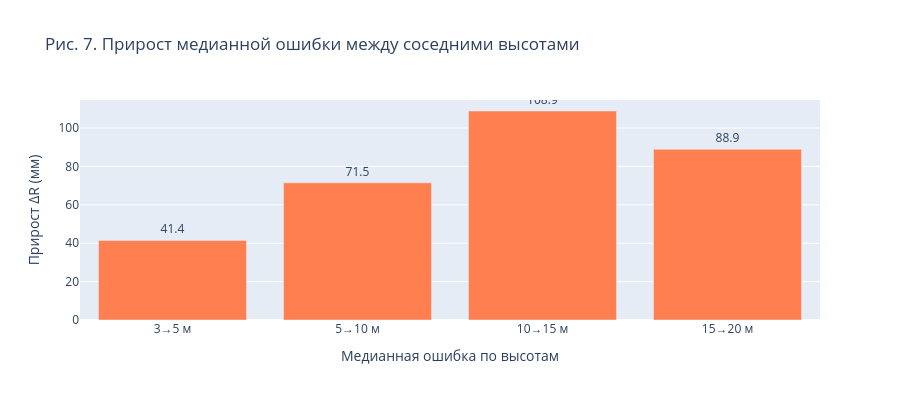

Notebook code for this chart:
### Code cell
heights = sorted(df["H"].unique())
median_by_h = df.groupby("H")["R"].median()

deltas = []
for i in range(1, len(heights)):
    h_prev, h_curr = heights[i - 1], heights[i]
    delta = median_by_h[h_curr] - median_by_h[h_prev]
    deltas.append({"Медианная ошибка по высотам": f"{int(h_prev)}→{int(h_curr)} м", "ΔR": delta})

delta_df = pd.DataFrame(deltas)

fig = px.bar(
    delta_df, x="Медианная ошибка по высотам", y="ΔR", text="ΔR",
    title="Рис. 7. Прирост медианной ошибки между соседними высотами",
    labels={"ΔR": "ΔR (мм)"},
    color_discrete_sequence=["coral"],
)
fig.update_traces(texttemplate="%{text:.1f}", textposition="outside")
fig.update_layout(height=400, yaxis_title="Прирост ΔR (мм)")
fig.show()

### Figure 1 — Plotly figure (JSON) as saved in the notebook; plotly's stock layout.template omitted (floating-point values rounded to 4 significant figures)
{"data": [{"hovertemplate": "Медианная ошибка по высотам=%{x}<br>ΔR (мм)=%{text}<extra></extra>", "legendgroup": "", "marker": {"color": "coral", "pattern": {"shape": ""}}, "name": "", "orientation": "v", "showlegend": false, "text": [41.44, 71.45, 108.9, 88.93], "textposition": "outside", "texttemplate": "%{text:.1f}", "type": "bar", "x": ["3→5 м", "5→10 м", "10→15 м", "15→20 м"], "xaxis": "x", "y": [41.44, 71.45, 108.9, 88.93], "yaxis": "y"}], "layout": {"barmode": "relative", "height": 400, "legend": {"tracegroupgap": 0}, "title": {"text": "Рис. 7. Прирост медианной ошибки между соседними высотами"}, "xaxis": {"anchor": "y", "domain": [0, 1], "title": {"text": "Медианная ошибка по высотам"}}, "yaxis": {"anchor": "x", "domain": [0, 1], "title": {"text": "Прирост ΔR (мм)"}}}}
